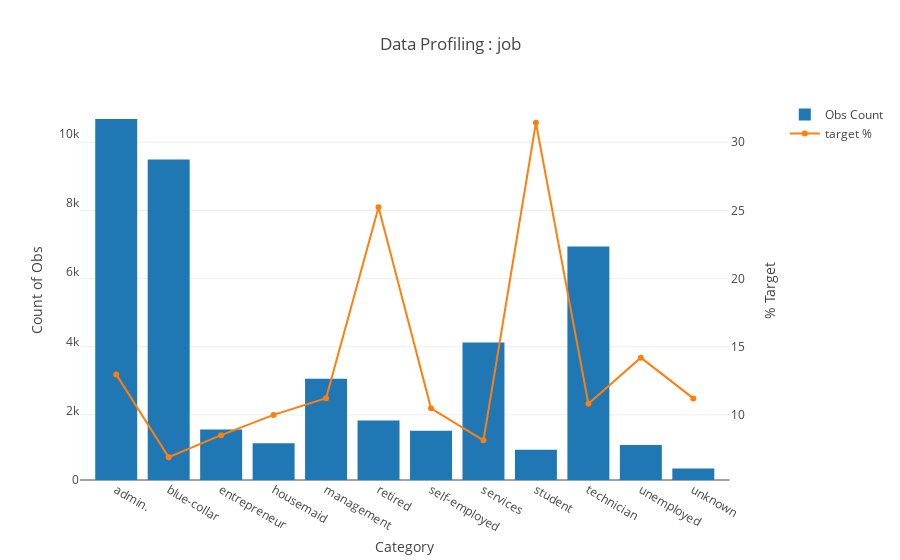
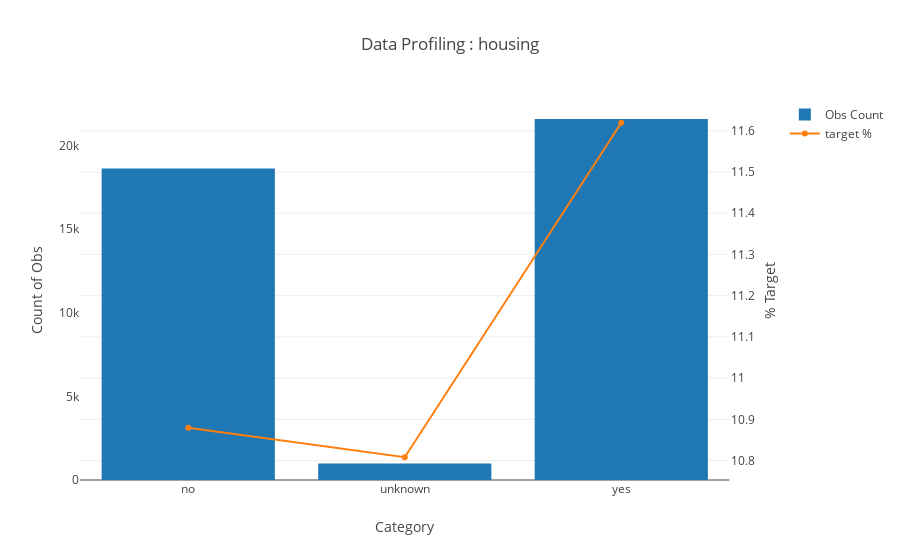
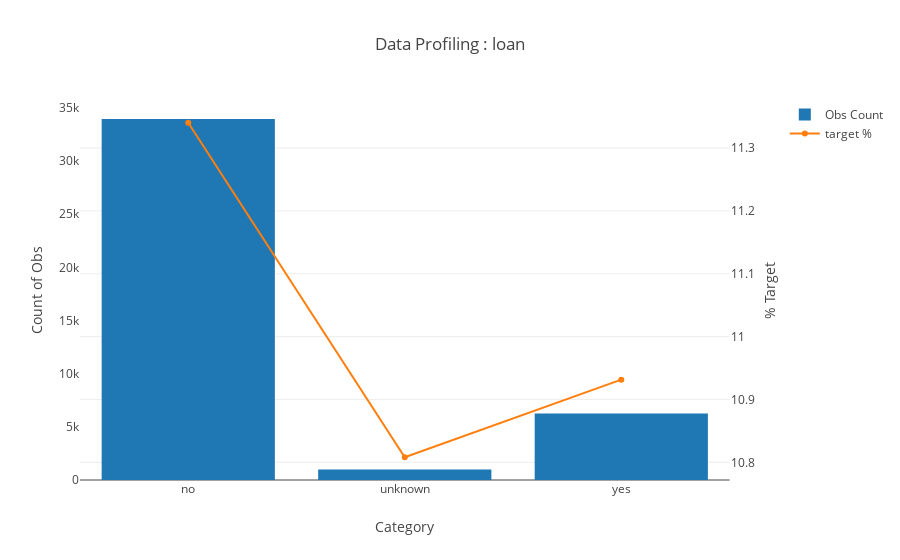
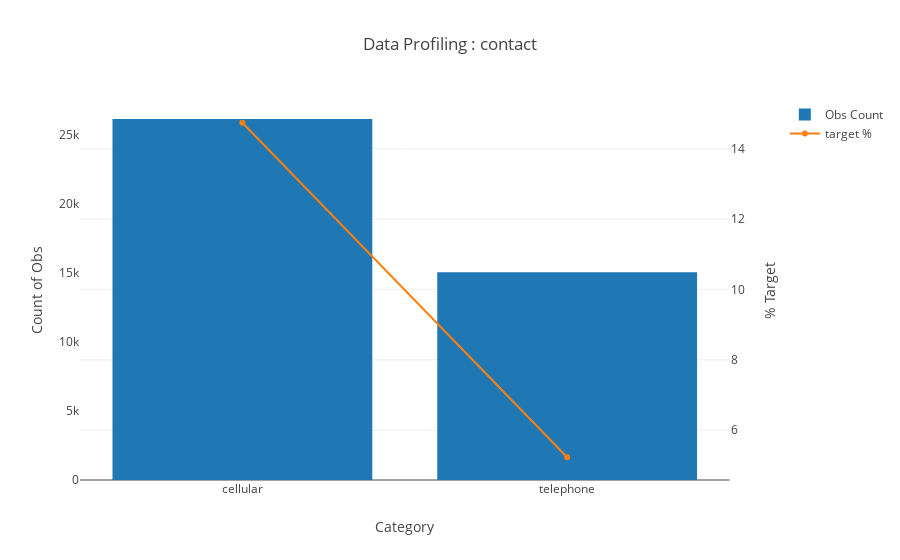

Here is the notebook cell these charts were saved with, in order:
### Code cell
var_unique = df['Var'].unique()
traces = []

from plotly.subplots import make_subplots

# Create figure with secondary y-axis
fig = make_subplots(specs=[[{"secondary_y": True}]])


for var in var_unique:
    df_temp = df[df['Var']==var]
    fig = make_subplots(specs=[[{"secondary_y": True}]])
    
    trace = fig.add_trace(go.Bar(name='Obs Count', x=df_temp['lvl'], y=df_temp['Obs']),
        secondary_y=False,)

    trace1 = fig.add_trace(
        go.Scatter(name='target %', x=df_temp['lvl'], y=df_temp['target_1_%']),
        secondary_y=True,
    )

    # Add figure title
    fig.update_layout(
        title_text="Data Profiling" + " : " + var
    )

    # Set x-axis title
    fig.update_xaxes(title_text="Category")

    # Set y-axes titles
    fig.update_yaxes(title_text="Count of Obs", secondary_y=False)
    fig.update_yaxes(title_text="% Target", secondary_y=True)
    fig.update_layout(template='none',xaxis=dict(showgrid=False),yaxis=dict(showgrid=False))
    fig.show()

### Figure 1 — Plotly figure (JSON) as saved in the notebook; plotly's stock layout.template omitted (floating-point values rounded to 4 significant figures)
{"data": [{"name": "Obs Count", "type": "bar", "x": ["admin.", "blue-collar", "entrepreneur", "housemaid", "management", "retired", "self-employed", "services", "student", "technician", "unemployed", "unknown"], "xaxis": "x", "y": [10422, 9254, 1456, 1060, 2924, 1720, 1421, 3969, 875, 6743, 1014, 330], "yaxis": "y"}, {"name": "target %", "type": "scatter", "x": ["admin.", "blue-collar", "entrepreneur", "housemaid", "management", "retired", "self-employed", "services", "student", "technician", "unemployed", "unknown"], "xaxis": "x", "y": [12.97, 6.894, 8.516, 10, 11.22, 25.23, 10.49, 8.138, 31.43, 10.83, 14.2, 11.21], "yaxis": "y2"}], "layout": {"title": {"text": "Data Profiling : job"}, "xaxis": {"anchor": "y", "domain": [0, 0.94], "showgrid": false, "title": {"text": "Category"}}, "yaxis": {"anchor": "x", "domain": [0, 1], "showgrid": false, "title": {"text": "Count of Obs"}}, "yaxis2": {"anchor": "x", "overlaying": "y", "side": "right", "title": {"text": "% Target"}}}}

### Figure 2 — Plotly figure (JSON) as saved in the notebook; plotly's stock layout.template omitted (floating-point values rounded to 4 significant figures)
{"data": [{"name": "Obs Count", "type": "bar", "x": ["no", "unknown", "yes"], "xaxis": "x", "y": [18622, 990, 21576], "yaxis": "y"}, {"name": "target %", "type": "scatter", "x": ["no", "unknown", "yes"], "xaxis": "x", "y": [10.88, 10.81, 11.62], "yaxis": "y2"}], "layout": {"title": {"text": "Data Profiling : housing"}, "xaxis": {"anchor": "y", "domain": [0, 0.94], "showgrid": false, "title": {"text": "Category"}}, "yaxis": {"anchor": "x", "domain": [0, 1], "showgrid": false, "title": {"text": "Count of Obs"}}, "yaxis2": {"anchor": "x", "overlaying": "y", "side": "right", "title": {"text": "% Target"}}}}

### Figure 3 — Plotly figure (JSON) as saved in the notebook; plotly's stock layout.template omitted (floating-point values rounded to 4 significant figures)
{"data": [{"name": "Obs Count", "type": "bar", "x": ["no", "unknown", "yes"], "xaxis": "x", "y": [33950, 990, 6248], "yaxis": "y"}, {"name": "target %", "type": "scatter", "x": ["no", "unknown", "yes"], "xaxis": "x", "y": [11.34, 10.81, 10.93], "yaxis": "y2"}], "layout": {"title": {"text": "Data Profiling : loan"}, "xaxis": {"anchor": "y", "domain": [0, 0.94], "showgrid": false, "title": {"text": "Category"}}, "yaxis": {"anchor": "x", "domain": [0, 1], "showgrid": false, "title": {"text": "Count of Obs"}}, "yaxis2": {"anchor": "x", "overlaying": "y", "side": "right", "title": {"text": "% Target"}}}}

### Figure 4 — Plotly figure (JSON) as saved in the notebook; plotly's stock layout.template omitted (floating-point values rounded to 4 significant figures)
{"data": [{"name": "Obs Count", "type": "bar", "x": ["cellular", "telephone"], "xaxis": "x", "y": [26144, 15044], "yaxis": "y"}, {"name": "target %", "type": "scatter", "x": ["cellular", "telephone"], "xaxis": "x", "y": [14.74, 5.231], "yaxis": "y2"}], "layout": {"title": {"text": "Data Profiling : contact"}, "xaxis": {"anchor": "y", "domain": [0, 0.94], "showgrid": false, "title": {"text": "Category"}}, "yaxis": {"anchor": "x", "domain": [0, 1], "showgrid": false, "title": {"text": "Count of Obs"}}, "yaxis2": {"anchor": "x", "overlaying": "y", "side": "right", "title": {"text": "% Target"}}}}
